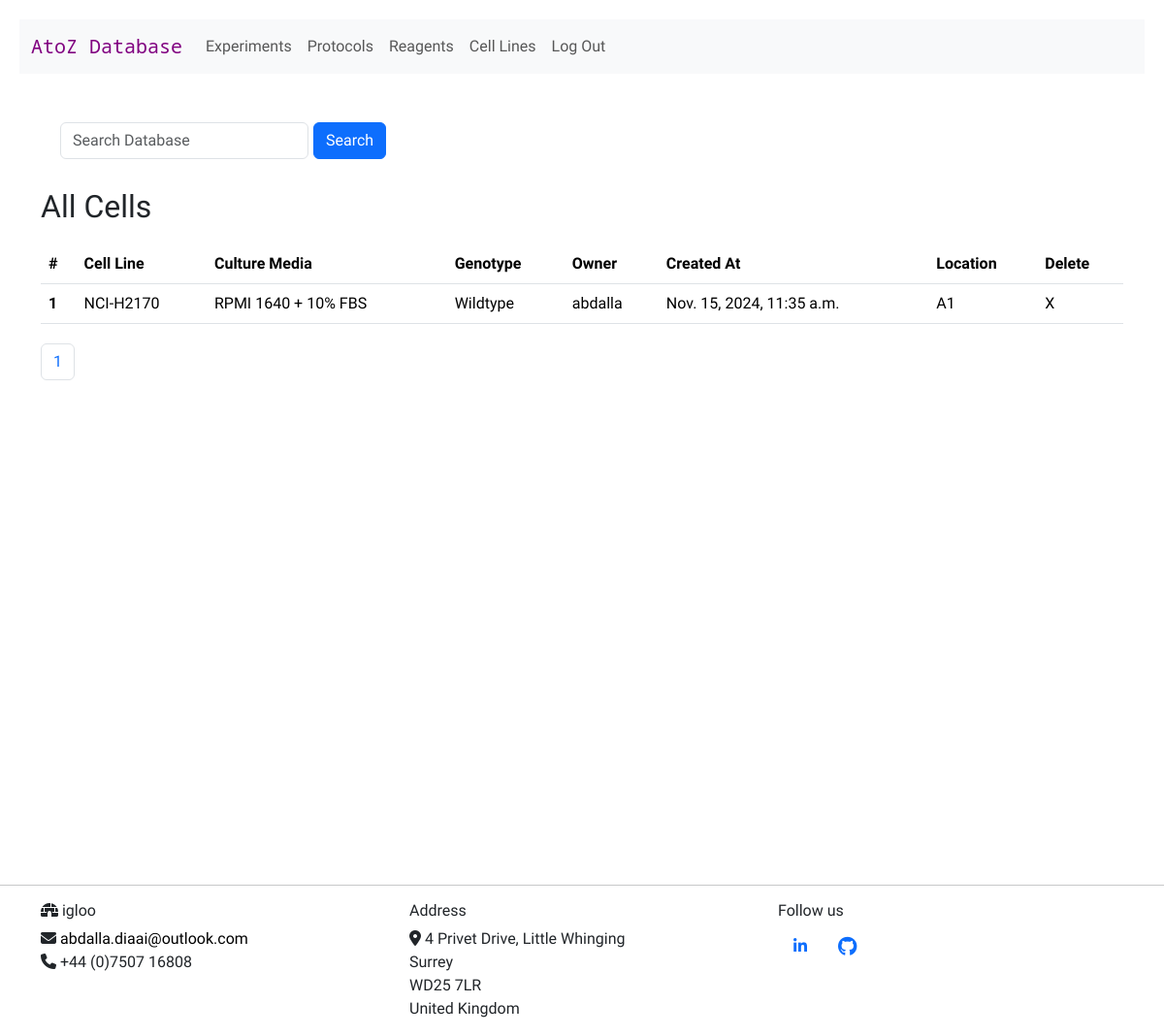
Page /view_cells (signed in) on the earlier database version.
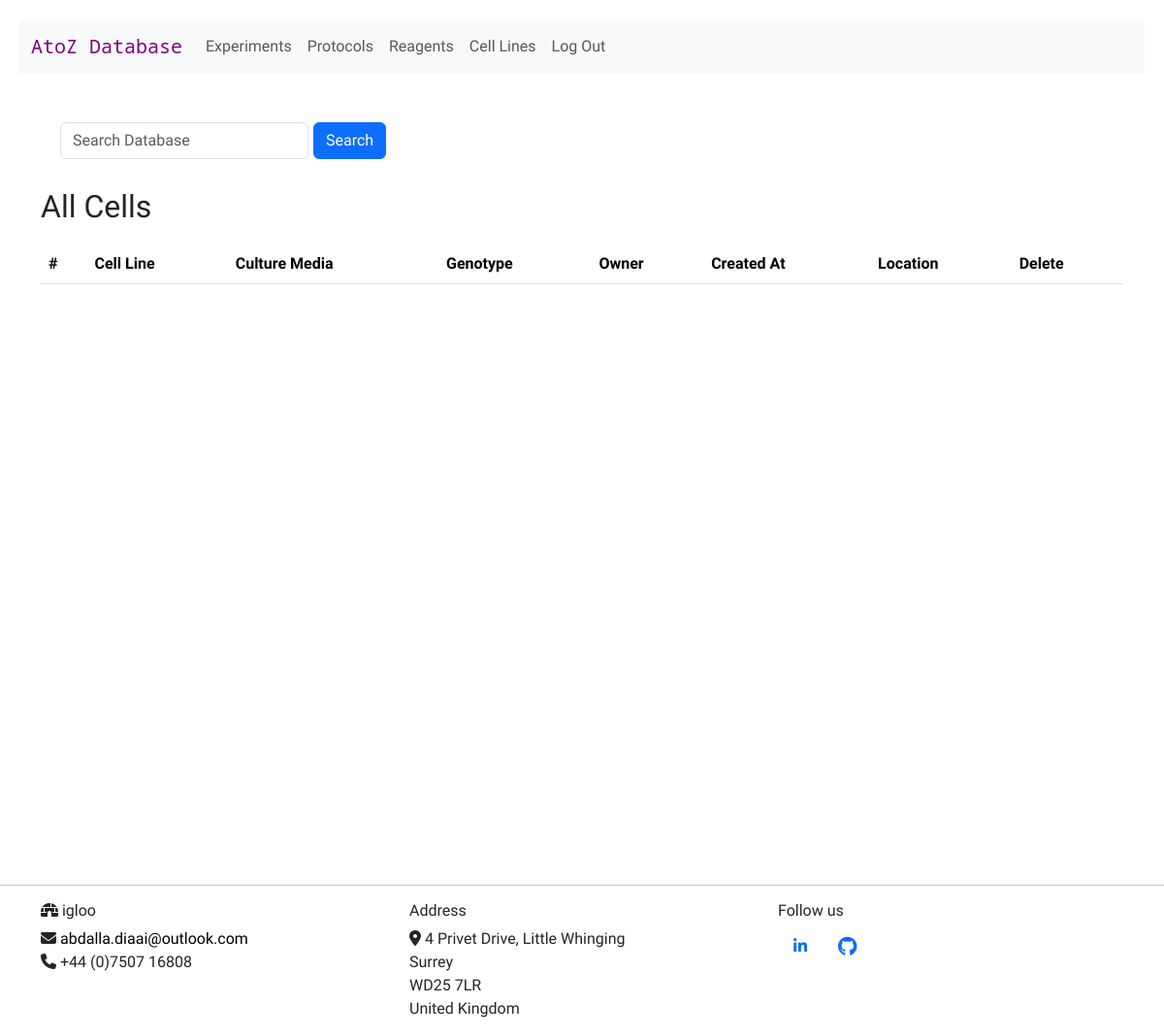
Same page on the later database version.
### reagents/models.py (models this page shows, shortened)
class TimeStampedModel(models.Model):
    created_at = models.DateTimeField(auto_now_add=True)
    updated_at = models.DateTimeField(auto_now=True)
    class Meta:
        abstract = True

class CellLine(TimeStampedModel):
    CHOICES = [("Wildtype", True), ("Modified", False)]
    created = TimeStampedModel.created_at
    cell_name = models.CharField(max_length=300, blank=True, null=True)
    media = models.CharField(max_length=300, blank=True, null=True)
    genotype = models.CharField(max_length=30, choices=CHOICES, default=True)
    owner = models.ForeignKey(settings.AUTH_USER_MODEL, on_delete=models.CASCADE, null=True)
    storage_position = models.CharField(max_length=10, blank=True, null=True)

class User(AbstractUser):
    pass

### reagents/views.py (the view)
# urls.py: path("view_cells", views.view_cells, name="view_cells"),
@login_required
def view_cells(request):
    cells = CellLine.objects.all()
    paginator = Paginator(cells, 10)
    page_number = request.GET.get("page")
    page_obj = paginator.get_page(page_number)
    return render(
        request,
        "reagents/cells.html",
        {"page_obj": page_obj, "paginator": paginator,
         "search_form": CellsSearch()
         }
    )

### reagents/forms.py
class CellsSearch(forms.Form):
    search = forms.CharField(
        label="",
        widget=forms.TextInput(
            attrs={"placeholder": "Search Database", "class": "form-control"}
        ),
    )
    database_to_search = models.CharField(max_length=30)

### reagents/templates/reagents/cells.html (shortened to what this page needs)
{% extends "reagents/layout.html" %}
{% load static %}
{% block body %}
<form class="d-flex" action="{% url 'cells_search' %}" method="POST">
    <div class="form-group">
        {{ search_form }}
    </div>
    <button class="btn btn-primary" type="submit">Search</button>
</form>
<h2>All Cells</h2>
{% if user.is_authenticated %}
<div>
    <table class="table">
        <thead>
            <tr>
                <th scope="col">#</th>
                <th scope="col">Cell Line</th>
                <th scope="col">Culture Media</th>
                <th scope="col">Genotype</th>
                <th scope="col">Owner</th>
                <th scope="col">Created At</th>
                <th scope="col">Location</th>
                <th scope="col">Delete</th>
            </tr>
        </thead>
        <tbody>
            {% for cell in page_obj %}
            <tr>
                <th scope="row">{{ cell.id }}</th>
                <td>{{ cell.cell_name }}</td>
                <td>{{ cell.media }}</td>
                <td>{{ cell.genotype }}</td>
                <td>{{ cell.owner }}</td>
                <td> {{ cell.created }}</td>
                <td>{{ cell.storage_position }}</td>
                <td><a id="delete" href="{% url 'delete_cell' cell.id %}">X</a></td>
            </tr>
            {% endfor %}
        </tbody>
    </table>
</div>
{% if paginator.count > 0 %}
<nav aria-label="Page navigation example">
    <ul class="pagination">
        {% for page_number in paginator.page_range %}
        {% if page.obj.number == page_number %}
        <li class="page-item active"><a class="page-link" href="">{{ page_number }}</a></li>
        {% else %}
        <li class="page-item"><a class="page-link" href="?page={{ page_number }}">{{ page_number }}</a></li>
        {% endif %}
        {% endfor %}
    </ul>
</nav>
{% endif %}
{% endif %}
{% endblock %}

Differences in the rows shown:
removed CellLine: id "1", cell_name "NCI-H2170", media "RPMI 1640 + 10% FBS", genotype "Wildtype", owner "abdalla", created "Nov. 15, 2024, 11:35 a.m.", storage_position "A1"
Other differences:
list line gone: "1"
